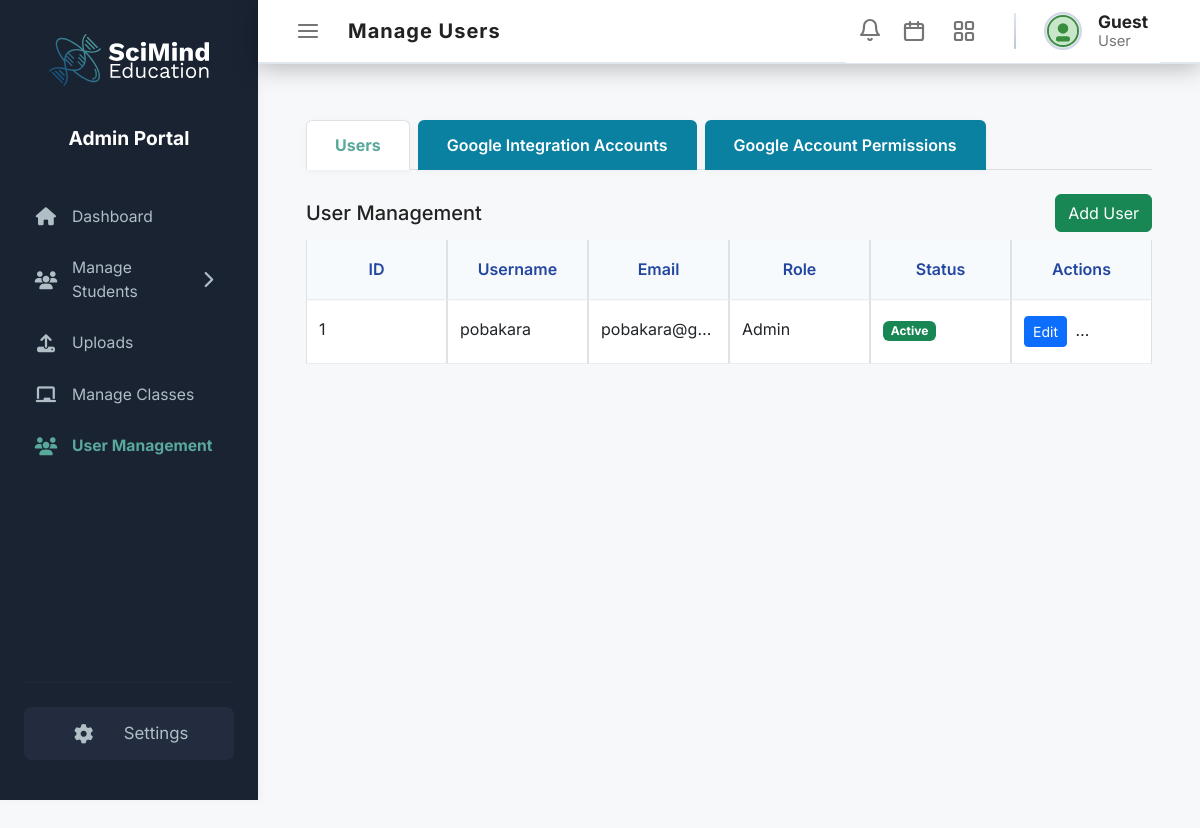
Screenshot of /users with the database file from the repository.
### app.py (models this page shows, shortened)
class UserAccount(UserMixin, db.Model):
    __tablename__ = 'user_account'
    id = db.Column(db.Integer, primary_key=True)
    username = db.Column(db.String, unique=True, nullable=False)
    email = db.Column(db.String, unique=True, nullable=False)
    password_hash = db.Column(db.String, nullable=False)
    role = db.Column(db.String)
    active = db.Column(db.Boolean, default=True)
    created_at = db.Column(db.DateTime, default=datetime.utcnow)
    google_email = db.Column(db.String)
    profile_picture_url = db.Column(db.Text)
    classes_taught = db.relationship('Class', foreign_keys='Class.class_teacher', backref='teacher', lazy='dynamic')
    classes_updated = db.relationship('Class', foreign_keys='Class.updated_by', backref='class_updated_by', lazy='dynamic')
    videos_uploaded = db.relationship('Video', foreign_keys='Video.uploaded_by', backref='uploader', lazy='dynamic')
    student_fees_updated = db.relationship('StudentFee', foreign_keys='StudentFee.updated_by', backref='fee_updated_by', lazy='dynamic')
    attendances_updated = db.relationship('Attendance', foreign_keys='Attendance.updated_by', backref='attendance_updated_by', lazy='dynamic')
    payments_updated = db.relationship('Payment', foreign_keys='Payment.updated_by', backref='payment_updated_by', lazy='dynamic')
    google_accounts_owned = db.relationship('GoogleIntegrationAccount', foreign_keys='GoogleIntegrationAccount.owner_user_id', backref='owner', lazy='dynamic')
    google_courses_created = db.relationship('GoogleClassroomCourse', foreign_keys='GoogleClassroomCourse.created_by', backref='course_creator', lazy='dynamic')

### app.py (the view)
@app.route('/users')
def users():
    user_list = UserAccount.query.all()
    accounts = GoogleIntegrationAccount.query.all()
    return render_template('manage_users.html', users=user_list, google_accounts=accounts)

### app.py (called while the page is built)
@app.context_processor
def inject_user():
    from flask_login import current_user
    return dict(current_user=current_user)

### templates/manage_users.html (shortened to what this page needs)
{% extends "layout.html" %}
{% block pagetitle %}Manage Users{% endblock %}
{% block content %}
<div class="container-fluid px-4 mt-4">
    <ul class="nav nav-tabs" id="userAdminTabs" role="tablist">
      <li class="nav-item" role="presentation">
        <button class="nav-link active" id="users-tab" data-bs-toggle="tab" data-bs-target="#users" type="button" role="tab">Users</button>
      </li>
      <li class="nav-item" role="presentation">
        <button class="nav-link" id="google-accounts-tab" data-bs-toggle="tab" data-bs-target="#google-accounts" type="button" role="tab">Google Integration Accounts</button>
      </li>
      <li class="nav-item" role="presentation">
        <button class="nav-link" id="google-permissions-tab" data-bs-toggle="tab" data-bs-target="#google-permissions" type="button" role="tab">Google Account Permissions</button>
      </li>
    </ul>
    <div class="tab-content" id="userAdminTabsContent">
      <div class="tab-pane fade show active" id="users" role="tabpanel">
        <div class="mt-4">
          <div class="d-flex justify-content-between align-items-center mb-2">
            <h5 class="mb-0">User Management</h5>
            <button class="btn btn-success" data-bs-toggle="modal" data-bs-target="#addUserModal">Add User</button>
          </div>
          <div class="table-responsive">
            <table class="table table-bordered" id="users-table">
              <thead>
                <tr>
                  <th>ID</th>
                  <th>Username</th>
                  <th>Email</th>
                  <th>Role</th>
                  <th>Status</th>
                  <th>Actions</th>
                </tr>
              </thead>
              <tbody>
                {% for user in users %}
                <tr>
                  <td>{{ user.id }}</td>
                  <td>{{ user.username }}</td>
                  <td>{{ user.email }}</td>
                  <td>{{ user.role|capitalize }}</td>
                  <td>
                    {% if user.active %}
                      <span class="badge bg-success">Active</span>
                    {% else %}
                      <span class="badge bg-secondary">Inactive</span>
                    {% endif %}
                  </td>
                  <td>
                    <button class="btn btn-primary btn-sm me-1" onclick="openEditUserModal({{ user.id }})">Edit</button>
                    <button class="btn btn-warning btn-sm me-1" onclick="openDeactivateUserModal({{ user.id }})">Deactivate</button>
                  </td>
                </tr>
                {% endfor %}
              </tbody>
            </table>
          </div>
        </div>
      </div>
    </div>
</div>
{% endblock %}

### static/style.css (style rules this page uses)
:root { --primary-color: #003a7d; --secondary-color: #0b81a2; --accent-color: #59a89c; --sidebar-bg: #003a7d; --sidebar-text: #fff; --sidebar-active: #59a89c; --topbar-bg: #59a89c; --content-bg: #f7fafc; --card-bg: #fff; --text-color: #222; --border-radius: 0px; --shadow: 0 2px 16px rgba(0,0,0,0.08); --transition: 0.2s cubic-bezier(.4,0,.2,1); --font-sans: 'Inter', system-ui, sans-serif; }
body { margin: 0; font-family: var(--font-sans); background: var(--content-bg); color: var(--text-color); }
button[type="submit"], button[type="button"] { background: #0b81a2; color: #fff; font-weight: 600; padding: 12px 28px; border: none; border-radius: 0; cursor: pointer; transition: background var(--transition); margin-right: 8px; font-size: 16px; box-shadow: 0 2px 8px rgba(0,0,0,0.04); }
.nav-link { display: flex; align-items: center; gap: 0; transition: color 0.18s, font-weight 0.18s; padding: 10px 32px; font-size: 0.98em; text-decoration: none !important; }
.nav-link.active { color: #59a89c !important; font-weight: 700; }

### templates/layout.html (style rules this page uses)
html, body, .main-content, .content-area, .layout-container { max-width: 100vw !important; overflow-x: hidden !important; }
body, .main-content, .content-area, .sidebar, .classes-table-panel, .class-details-panel, .table-container, .modal-content, .gclass-link-modal-content { scrollbar-width: thin; scrollbar-color: #444 #e0e6ed; }

### templates/manage_users.html (style rules this page uses)
#users-table { width: 100%; border-collapse: separate; border-spacing: 0; background: #fff; min-width: 800px; table-layout: fixed; }
#users-table thead, #users-table tfoot { background: #f7fafd; z-index: 2; }
#users-table th, #users-table td { padding: 16px 12px; border-bottom: 1px solid #e9ecf3; line-height: 1.7; overflow: hidden; text-overflow: ellipsis; white-space: nowrap; }
#users-table th { position: sticky; top: 0; z-index: 2; box-shadow: 0 2px 2px -2px #e9ecf3; background: #f7fafd; font-weight: 600; color: #2346a0; text-align: center !important; vertical-align: middle !important; }

### rows the page displays
UserAccount: id "1", username "pobakara", email "pobakara@g…", role "Admin", active "Active"
